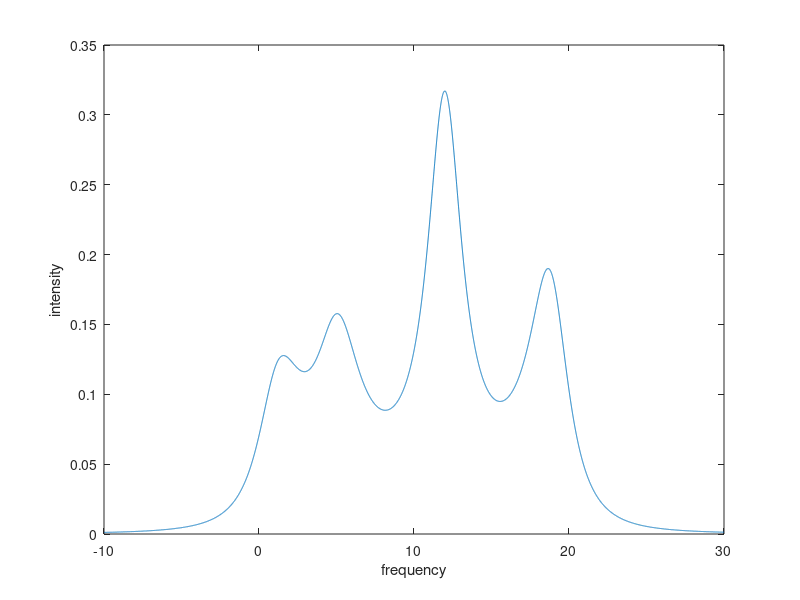

This figure's MATLAB source:
% Multi-site chemical exchange
%===========================================================================
% Implements the Norris formula for multi-site exchange.
% The average lifetime in each site is tau, and the system
% can jump from each site to each other site.

% J.R.Norris, Chem.Phys.Lett. 1 (1967) 333-334
% Rapid Computation of Magnetic Resonance Lineshapes for Exchange Among Many Sites 

clear, clc

om0 = [1 5 12 19]; % resonance frequencies
p = [1 1 2 1.5]; % populations (Norris denotes them with n)
T2 = 10*[1 1 1 1]; % transverse relaxation time, potentially site-dependent
tau = 0.5; % average lifetime

om = linspace(-10,30,10001); % frequency axis
p = p/sum(p);

Fsum = 0;
N = numel(om0); % number of sites
for k = 1:N
  Fsum = Fsum + p(k)./(1i*(om-om0(k))-1/T2(k)-1/tau);
end

C = 1; % overall proportionality constant
rhoT = (-1i*C*Fsum)./(1+Fsum/tau);

plot(om,imag(rhoT));

xlabel('frequency');
ylabel('intensity');
